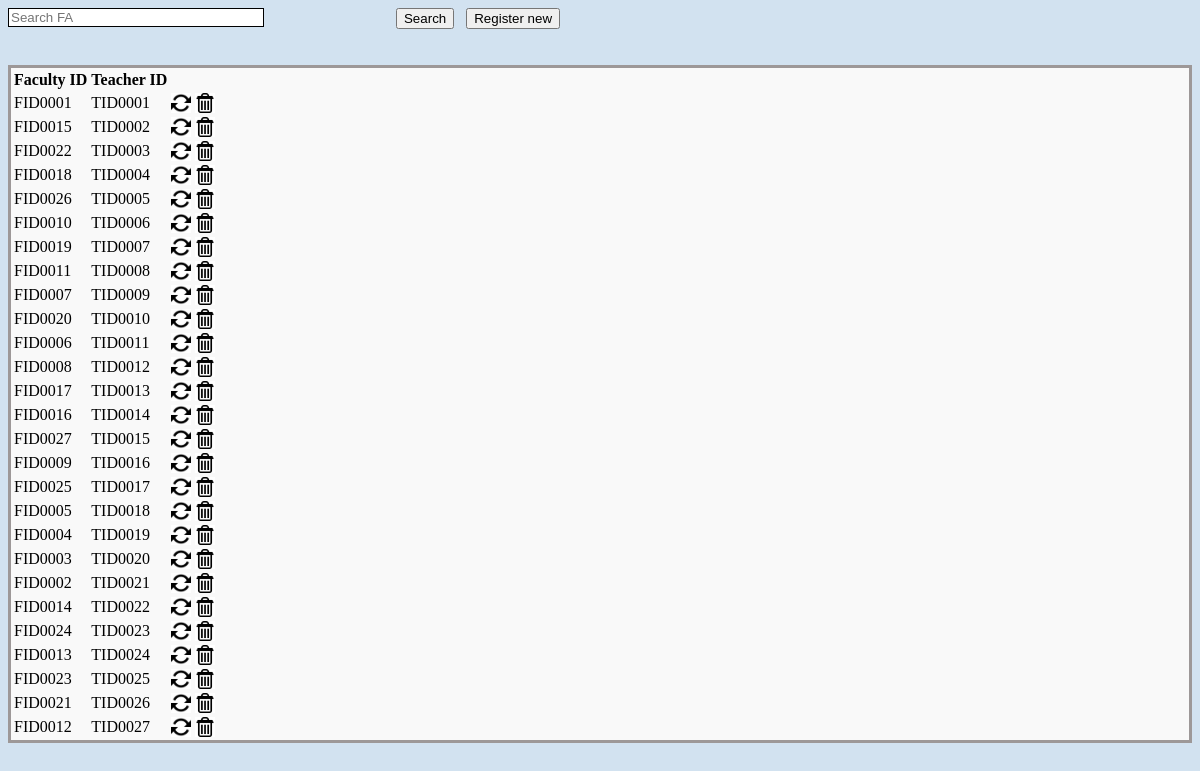
/View_Faculties.php, run on the app's committed database.
### tables this page shows
CREATE TABLE `fa` (
  `fa_id` varchar(25) NOT NULL,
  `t_id` varchar(25) NOT NULL
);

### View_Faculties.php (the view, shortened to what this page needs)
<!DOCTYPE html PUBLIC "-//W3C//DTD XHTML 1.0 Transitional//EN" "http://www.w3.org/TR/xhtml1/DTD/xhtml1-transitional.dtd">
<html xmlns="http://www.w3.org/1999/xhtml">
<head>
<link rel="stylesheet" type="text/css" href="css/style_view.css" />
</head>
<body>
<div class="btn_pos">
        <form method="post">
            <input type="text" name="searchtxt" class="input_box_pos form-control" placeholder="Search FA" />
            <div class="btn_pos_search">
            <input type="submit" class="btn btn-primary btn-large" name="btnsearch" value="Search"/>&nbsp;&nbsp;
            <a href="?tag=faculties_entry"><input type="button" class="btn btn-large btn-primary" value="Register new" name="butAdd"/></a>
            </div>
        </form>
    </div><br><br>
<div class="table_margin">
<table class="table table-bordered">
        <thead>
            <tr>
            <th style="text-align: center;">Faculty ID</th>
<th style="text-align: center;">Teacher ID</th>
      	    </tr>
        </thead>
         <?php
		 $key="";
	if($key !="")
		$sql_sel=mysqli_query($conn,"SElECT * FROM fa WHERE fa_id  like '%$key%' ");
	else
    		$sql_sel=mysqli_query($conn,"SELECT * FROM fa");
	$row=mysqli_fetch_array($sql_sel);
    while($row){
    	?>
        <tr>
            <td><?php echo $row['fa_id'];?></td>
            <td><?php echo $row['t_id'];?></td>
            <td align="center"><a href="?tag=faculties_entry&opr=upd&rs_id=<?php echo $row['fa_id'];?>" title="Update"><img style="-webkit-box-shadow: 0px 0px 0px 0px rgba(50, 50, 50, 0.75);-moz-box-shadow:    0px 0px 0px 0px rgba(50, 50, 50, 0.75);box-shadow:         0px 0px 0px 0px rgba(50, 50, 50, 0.75);" src="picture/update.png" height="20" alt="Update" /></a></td>
            <td align="center"><a href="?tag=view_faculties&opr=del&rs_id=<?php echo  $row['fa_id'];?>" title="Delete"><img style="-webkit-box-shadow: 0px 0px 0px 0px rgba(50, 50, 50, 0.75);-moz-box-shadow:    0px 0px 0px 0px rgba(50, 50, 50, 0.75);box-shadow:         0px 0px 0px 0px rgba(50, 50, 50, 0.75);" src="picture/delete.jpg" height="20" alt="Delete" /></a></td>
        </tr>
    <?php
$row=mysqli_fetch_array($sql_sel);
    }
    ?>
   	</table>
</div>
</body>
</html>

### css/style_view.css (style rules this page uses)
body { background-color: #357ebd38; }
.table_margin { background-color: #f9f9f9; }
.table_margin { border: 3px solid #9d9898; }
.btn_pos { text-align: center; }
.input_box_pos { width: 250px; border: 1px solid black; float: left; }
.btn_pos { margin-right: 500px; }

### data on the page
fa: fa_id "FID0001", t "TID0001"
fa: fa_id "FID0015", t "TID0002"
fa: fa_id "FID0022", t "TID0003"
fa: fa_id "FID0018", t "TID0004"
fa: fa_id "FID0026", t "TID0005"
fa: fa_id "FID0010", t "TID0006"
fa: fa_id "FID0019", t "TID0007"
fa: fa_id "FID0011", t "TID0008"
fa: fa_id "FID0007", t "TID0009"
fa: fa_id "FID0020", t "TID0010"
fa: fa_id "FID0006", t "TID0011"
fa: fa_id "FID0008", t "TID0012"
fa: fa_id "FID0017", t "TID0013"
fa: fa_id "FID0016", t "TID0014"
fa: fa_id "FID0027", t "TID0015"
fa: fa_id "FID0009", t "TID0016"
fa: fa_id "FID0025", t "TID0017"
fa: fa_id "FID0005", t "TID0018"
fa: fa_id "FID0004", t "TID0019"
fa: fa_id "FID0003", t "TID0020"
fa: fa_id "FID0002", t "TID0021"
fa: fa_id "FID0014", t "TID0022"
fa: fa_id "FID0024", t "TID0023"
fa: fa_id "FID0013", t "TID0024"
fa: fa_id "FID0023", t "TID0025"
fa: fa_id "FID0021", t "TID0026"
fa: fa_id "FID0012", t "TID0027"
